Frame 1 (no input): blank canvas, image omitted
Frame 60 (the mouse pressed at the canvas centre just before this capture): blank canvas, image omitted
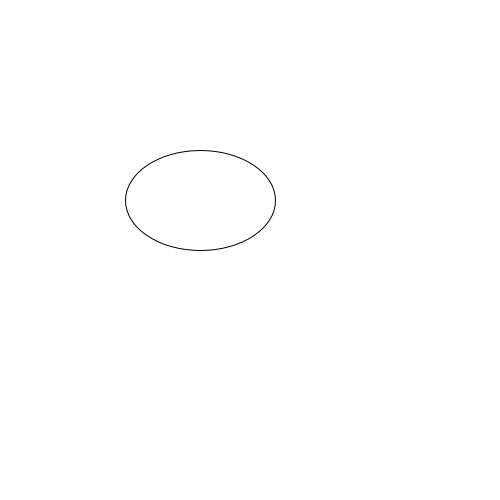
Frame 120 (the mouse held since frame 60 and released just before this capture)

The Processing sketch whose frames 1 and 60 were blank and that drew this single picture after the mouse press (run headless with seeded random() and noise(); from frame 60 on, the mouse is pressed at the canvas centre):

// Processing sketch: map_porcentual
// ── map_porcentual.pde
float distancia = 0;
void setup(){
 size(500,500);

}

void draw(){
  background(255);
  
  //modo 1, normal
  //float tam = map(mouseX, 0, width, 0, 150);
  //ellipse(200,200, tam, tam);
  
  //modo 2, porcentual
  float porcentaje = map(mouseX, 0, width, 0, 1);
  ellipse(200,200, 300*porcentaje, 200*porcentaje);
  
    println("mouseX:" + mouseX + " tam:" + porcentaje);



}
